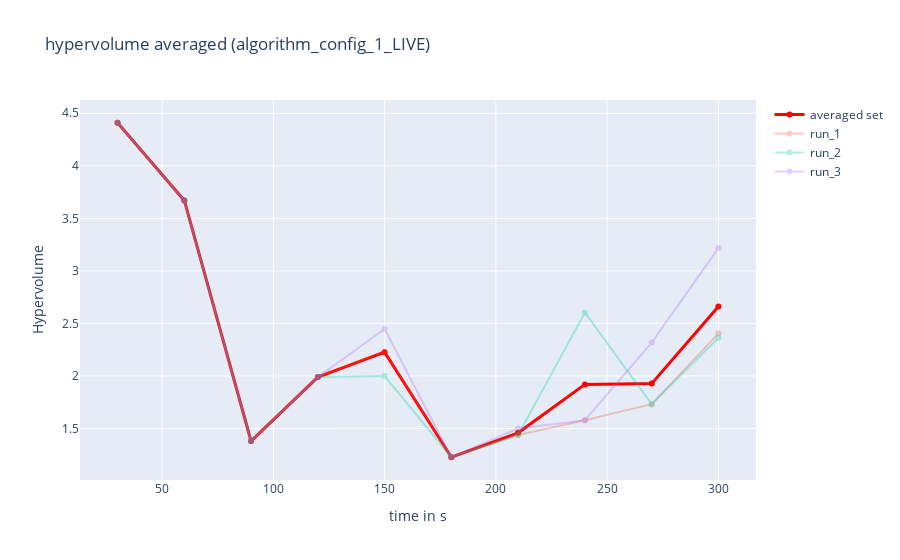
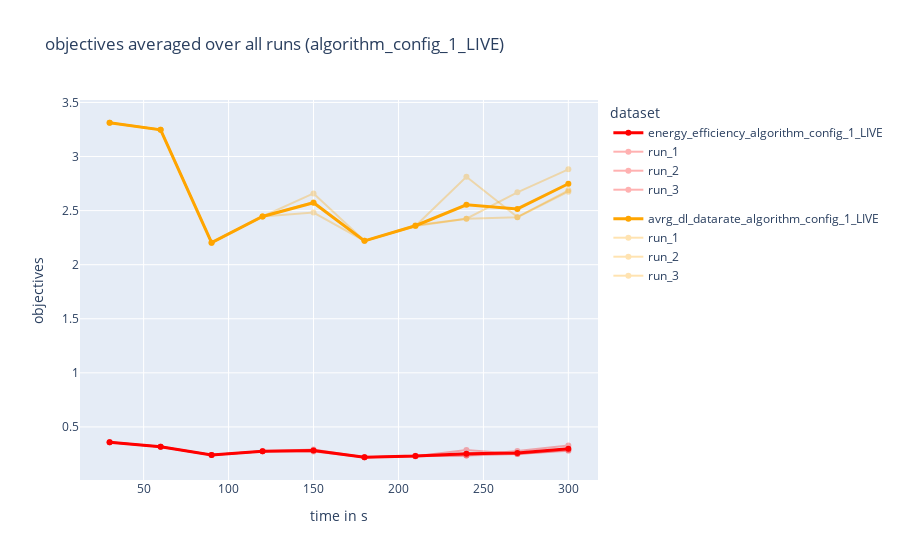
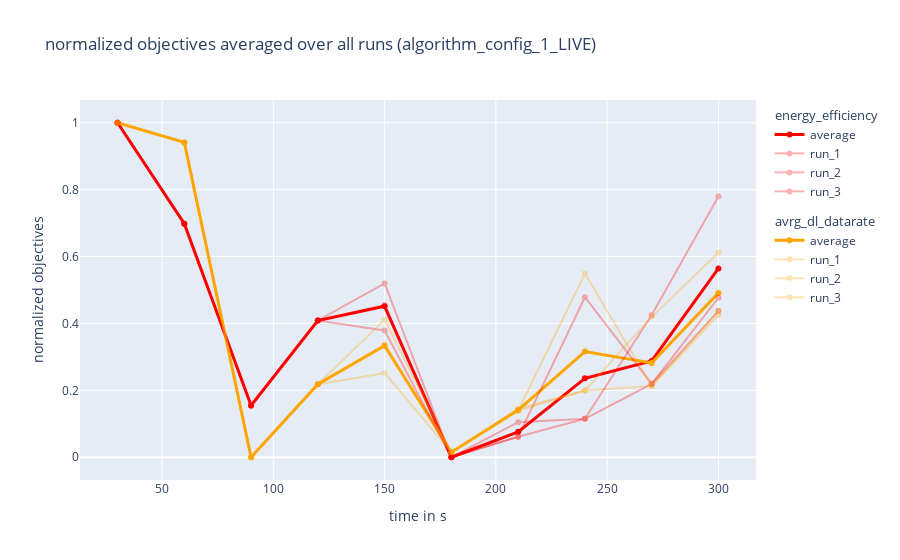

The code cell stored with these charts, in order, in its notebook:
### Code cell
##################
# plots
##################

## hyper volume plot
from tokenize import group


fig1 = go.Figure()
fig1.update_layout(
    title=f"hypervolume averaged ({configuration_name})",
    xaxis_title="time in s",
    yaxis_title="Hypervolume")

## add averaged values
fig1.add_trace(
    go.Scatter(
        x=time_and_frames_list[:, 1],
        y=hypervolume_avrg_list,
        mode='lines+markers',
        name= "averaged set",
        line={"width": 3, "color": "red"}
        ))

## add run values
for index, value in enumerate(hypervolume_list):
    fig1.add_trace(
        go.Scatter(
            x=time_and_frames_list[:, 1],
            y=value,
            mode='lines+markers',
            name= f"run_{str(index+1)}",
            opacity=0.3
        ))


## objective volume plot
fig2 = go.Figure()

fig2.update_layout(
    title= f"objectives averaged over all runs ({configuration_name})",
    xaxis_title="time in s",
    yaxis_title="objectives",
    legend_title="dataset",
    )

fig2.add_trace(
        go.Scatter(
            x=time_and_frames_list[:, 1],
            y=objective_1_avrg_list,
            name="energy_efficiency" + "_" +configuration_name,
            mode='lines+markers',
            line={"width": 3, "color": "red"},
            legendgroup="1"
        ))
fig2.add_trace(
        go.Scatter(
            x=time_and_frames_list[:, 1],
            y=objective_2_avrg_list,
            name="avrg_dl_datarate" + "_"+ configuration_name,
            mode='lines+markers',
            line={"width": 3, "color": "orange"},
            legendgroup="2"
        ))
for index, _ in enumerate(objective_1_list):
    fig2.add_trace(
        go.Scatter(
            x=time_and_frames_list[:, 1],
            y=objective_1_list[index],
            name="run" + "_" +str(index+1),
            mode='lines+markers',
            line={"color": "red"},
            opacity=0.3,
            legendgroup="1"
        ))
    fig2.add_trace(
        go.Scatter(
            x=time_and_frames_list[:, 1],
            y=objective_2_list[index],
            name="run" + "_"+ str(index+1),
            mode='lines+markers',
             line={"color": "orange"},
             opacity=0.3,
             legendgroup="2"
        ))


## normalized objective plot
fig3 = go.Figure()

fig3.update_layout(
    title= f"normalized objectives averaged over all runs ({configuration_name})",
    xaxis_title="time in s",
    yaxis_title="normalized objectives")

fig3.add_trace(
        go.Scatter(
            x=time_and_frames_list[:, 1],
            y=objective_1_normalized_avrg_list,
            name="average" ,
            mode='lines+markers',
            line={"width": 3, "color": "red"},
            legendgroup="energy_efficiency",
            legendgrouptitle_text="energy_efficiency"
        ))
fig3.add_trace(
        go.Scatter(
            x=time_and_frames_list[:, 1],
            y=objective_2_normalized_avrg_list,
            name="average",
            mode='lines+markers',
            line={"width": 3, "color": "orange"},
            legendgroup="avrg_dl_datarate",
            legendgrouptitle_text="avrg_dl_datarate"
        ),)
for index, _ in enumerate(objective_1_list):
    fig3.add_trace(
        go.Scatter(
            x=time_and_frames_list[:, 1],
            y=objective_1_normalized_list[index],
            name="run" + "_" +str(index+1),
            mode='lines+markers',
            line={"color": "red"},
            opacity=0.3,
            legendgroup="energy_efficiency",
            legendgrouptitle_text="energy_efficiency"
        ))
    fig3.add_trace(
        go.Scatter(
            x=time_and_frames_list[:, 1],
            y=objective_2_normalized_list[index],
            name="run" + "_"+ str(index+1),
            mode='lines+markers',
            line={"color": "orange"},
            opacity=0.3,
            legendgroup="avrg_dl_datarate",
            legendgrouptitle_text="avrg_dl_datarate"
        ))

fig1.show()
fig2.show()
fig3.show()

### Figure 1 — Plotly figure (JSON) as saved in the notebook; plotly's stock layout.template omitted (floating-point values rounded to 4 significant figures)
{"data": [{"line": {"color": "red", "width": 3}, "mode": "lines+markers", "name": "averaged set", "type": "scatter", "x": [30, 60, 90, 120, 150, 180, 210, 240, 270, 300], "y": [4.41, 3.671, 1.38, 1.989, 2.227, 1.227, 1.459, 1.92, 1.927, 2.662]}, {"mode": "lines+markers", "name": "run_1", "opacity": 0.3, "type": "scatter", "x": [30, 60, 90, 120, 150, 180, 210, 240, 270, 300], "y": [4.41, 3.671, 1.38, 1.989, 2.235, 1.227, 1.439, 1.579, 1.732, 2.405]}, {"mode": "lines+markers", "name": "run_2", "opacity": 0.3, "type": "scatter", "x": [30, 60, 90, 120, 150, 180, 210, 240, 270, 300], "y": [4.41, 3.671, 1.38, 1.989, 1.999, 1.227, 1.439, 2.603, 1.732, 2.363]}, {"mode": "lines+markers", "name": "run_3", "opacity": 0.3, "type": "scatter", "x": [30, 60, 90, 120, 150, 180, 210, 240, 270, 300], "y": [4.41, 3.671, 1.38, 1.989, 2.447, 1.227, 1.5, 1.579, 2.318, 3.217]}], "layout": {"title": {"text": "hypervolume averaged (algorithm_config_1_LIVE)"}, "xaxis": {"title": {"text": "time in s"}}, "yaxis": {"title": {"text": "Hypervolume"}}}}

### Figure 2 — Plotly figure (JSON) as saved in the notebook; plotly's stock layout.template omitted (floating-point values rounded to 4 significant figures)
{"data": [{"legendgroup": "1", "line": {"color": "red", "width": 3}, "mode": "lines+markers", "name": "energy_efficiency_algorithm_config_1_LIVE", "type": "scatter", "x": [30, 60, 90, 120, 150, 180, 210, 240, 270, 300], "y": [0.3578, 0.3161, 0.241, 0.2761, 0.282, 0.2196, 0.2301, 0.2522, 0.2594, 0.2976]}, {"legendgroup": "2", "line": {"color": "orange", "width": 3}, "mode": "lines+markers", "name": "avrg_dl_datarate_algorithm_config_1_LIVE", "type": "scatter", "x": [30, 60, 90, 120, 150, 180, 210, 240, 270, 300], "y": [3.312, 3.247, 2.204, 2.446, 2.573, 2.22, 2.36, 2.554, 2.516, 2.748]}, {"legendgroup": "1", "line": {"color": "red"}, "mode": "lines+markers", "name": "run_1", "opacity": 0.3, "type": "scatter", "x": [30, 60, 90, 120, 150, 180, 210, 240, 270, 300], "y": [0.3578, 0.3161, 0.241, 0.2761, 0.2825, 0.2196, 0.2281, 0.2355, 0.2499, 0.2855]}, {"legendgroup": "2", "line": {"color": "orange"}, "mode": "lines+markers", "name": "run_1", "opacity": 0.3, "type": "scatter", "x": [30, 60, 90, 120, 150, 180, 210, 240, 270, 300], "y": [3.312, 3.247, 2.204, 2.446, 2.578, 2.22, 2.358, 2.425, 2.439, 2.675]}, {"legendgroup": "1", "line": {"color": "red"}, "mode": "lines+markers", "name": "run_2", "opacity": 0.3, "type": "scatter", "x": [30, 60, 90, 120, 150, 180, 210, 240, 270, 300], "y": [0.3578, 0.3161, 0.241, 0.2761, 0.272, 0.2196, 0.2281, 0.2857, 0.2499, 0.2801]}, {"legendgroup": "2", "line": {"color": "orange"}, "mode": "lines+markers", "name": "run_2", "opacity": 0.3, "type": "scatter", "x": [30, 60, 90, 120, 150, 180, 210, 240, 270, 300], "y": [3.312, 3.247, 2.204, 2.446, 2.482, 2.22, 2.358, 2.812, 2.439, 2.688]}, {"legendgroup": "1", "line": {"color": "red"}, "mode": "lines+markers", "name": "run_3", "opacity": 0.3, "type": "scatter", "x": [30, 60, 90, 120, 150, 180, 210, 240, 270, 300], "y": [0.3578, 0.3161, 0.241, 0.2761, 0.2914, 0.2196, 0.2341, 0.2355, 0.2784, 0.3273]}, {"legendgroup": "2", "line": {"color": "orange"}, "mode": "lines+markers", "name": "run_3", "opacity": 0.3, "type": "scatter", "x": [30, 60, 90, 120, 150, 180, 210, 240, 270, 300], "y": [3.312, 3.247, 2.204, 2.446, 2.659, 2.22, 2.364, 2.425, 2.669, 2.882]}], "layout": {"legend": {"title": {"text": "dataset"}}, "title": {"text": "objectives averaged over all runs (algorithm_config_1_LIVE)"}, "xaxis": {"title": {"text": "time in s"}}, "yaxis": {"title": {"text": "objectives"}}}}

### Figure 3 — Plotly figure (JSON) as saved in the notebook; plotly's stock layout.template omitted (floating-point values rounded to 4 significant figures)
{"data": [{"legendgroup": "energy_efficiency", "legendgrouptitle": {"text": "energy_efficiency"}, "line": {"color": "red", "width": 3}, "mode": "lines+markers", "name": "average", "type": "scatter", "x": [30, 60, 90, 120, 150, 180, 210, 240, 270, 300], "y": [1, 0.6983, 0.1548, 0.4088, 0.4513, 0, 0.07598, 0.2361, 0.288, 0.5646]}, {"legendgroup": "avrg_dl_datarate", "legendgrouptitle": {"text": "avrg_dl_datarate"}, "line": {"color": "orange", "width": 3}, "mode": "lines+markers", "name": "average", "type": "scatter", "x": [30, 60, 90, 120, 150, 180, 210, 240, 270, 300], "y": [1, 0.9413, 0, 0.2185, 0.3331, 0.01515, 0.141, 0.316, 0.2818, 0.4914]}, {"legendgroup": "energy_efficiency", "legendgrouptitle": {"text": "energy_efficiency"}, "line": {"color": "red"}, "mode": "lines+markers", "name": "run_1", "opacity": 0.3, "type": "scatter", "x": [30, 60, 90, 120, 150, 180, 210, 240, 270, 300], "y": [1, 0.6983, 0.1548, 0.4088, 0.4551, 0, 0.06151, 0.1151, 0.2192, 0.4768]}, {"legendgroup": "avrg_dl_datarate", "legendgrouptitle": {"text": "avrg_dl_datarate"}, "line": {"color": "orange"}, "mode": "lines+markers", "name": "run_1", "opacity": 0.3, "type": "scatter", "x": [30, 60, 90, 120, 150, 180, 210, 240, 270, 300], "y": [1, 0.9413, 0, 0.2185, 0.3372, 0.01515, 0.139, 0.1993, 0.2128, 0.4254]}, {"legendgroup": "energy_efficiency", "legendgrouptitle": {"text": "energy_efficiency"}, "line": {"color": "red"}, "mode": "lines+markers", "name": "run_2", "opacity": 0.3, "type": "scatter", "x": [30, 60, 90, 120, 150, 180, 210, 240, 270, 300], "y": [1, 0.6983, 0.1548, 0.4088, 0.3792, 0, 0.06151, 0.4783, 0.2192, 0.4378]}, {"legendgroup": "avrg_dl_datarate", "legendgrouptitle": {"text": "avrg_dl_datarate"}, "line": {"color": "orange"}, "mode": "lines+markers", "name": "run_2", "opacity": 0.3, "type": "scatter", "x": [30, 60, 90, 120, 150, 180, 210, 240, 270, 300], "y": [1, 0.9413, 0, 0.2185, 0.2513, 0.01515, 0.139, 0.5492, 0.2128, 0.4369]}, {"legendgroup": "energy_efficiency", "legendgrouptitle": {"text": "energy_efficiency"}, "line": {"color": "red"}, "mode": "lines+markers", "name": "run_3", "opacity": 0.3, "type": "scatter", "x": [30, 60, 90, 120, 150, 180, 210, 240, 270, 300], "y": [1, 0.6983, 0.1548, 0.4088, 0.5195, 0, 0.1049, 0.1151, 0.4255, 0.7793]}, {"legendgroup": "avrg_dl_datarate", "legendgrouptitle": {"text": "avrg_dl_datarate"}, "line": {"color": "orange"}, "mode": "lines+markers", "name": "run_3", "opacity": 0.3, "type": "scatter", "x": [30, 60, 90, 120, 150, 180, 210, 240, 270, 300], "y": [1, 0.9413, 0, 0.2185, 0.4108, 0.01515, 0.1449, 0.1993, 0.4198, 0.6118]}], "layout": {"title": {"text": "normalized objectives averaged over all runs (algorithm_config_1_LIVE)"}, "xaxis": {"title": {"text": "time in s"}}, "yaxis": {"title": {"text": "normalized objectives"}}}}
